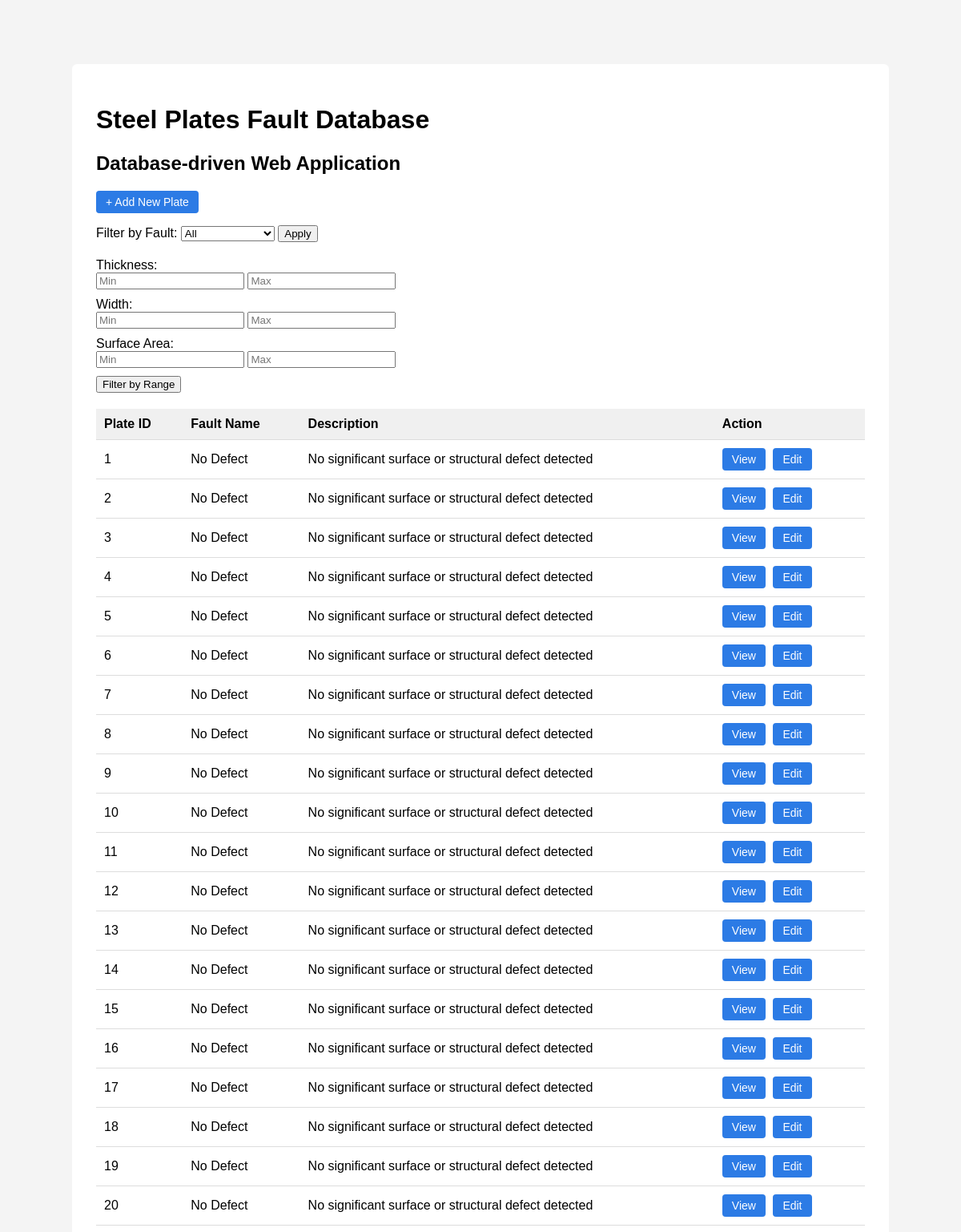
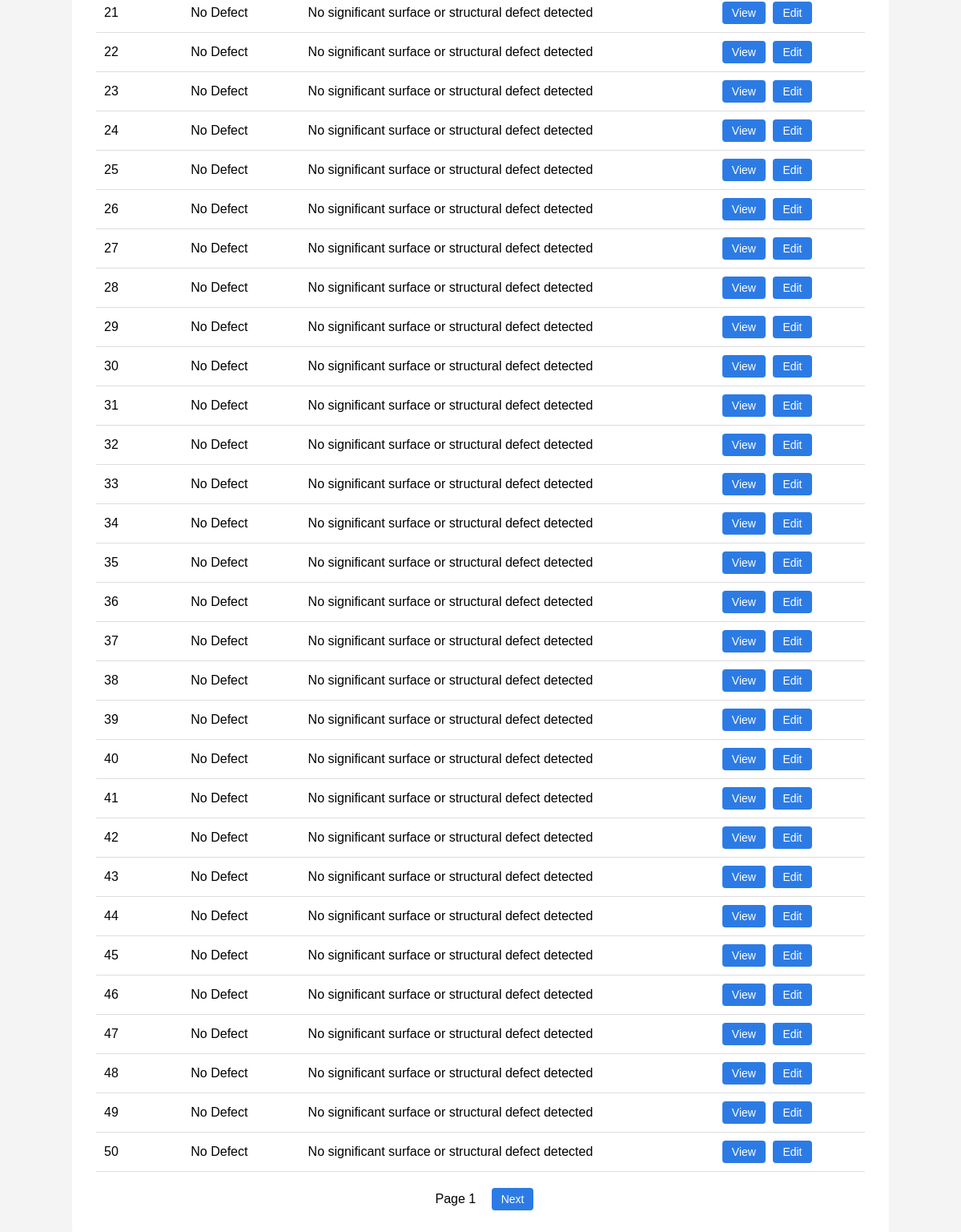
The app's page /plates with its own data (2 pictures, top to bottom).
### tables this page shows
CREATE TABLE faults (
    fault_code TEXT PRIMARY KEY,
    fault_name TEXT,
    description TEXT
);

CREATE TABLE plates_new (
    plate_id INTEGER PRIMARY KEY,
    fault_code TEXT,
    created_at TEXT DEFAULT CURRENT_TIMESTAMP
);

### app.py (the view)
@app.route("/plates")
def show_plates():
    page = request.args.get("page", default=1, type=int)
    selected_fault = request.args.get("fault", default="", type=str)
    per_page = 50
    offset = (page - 1) * per_page
    conn = get_db_connection()
    cursor = conn.cursor()
    cursor.execute("SELECT fault_code, fault_name FROM faults ORDER BY fault_code")
    faults = cursor.fetchall()
    if selected_fault:
        cursor.execute(
            """
            SELECT
                pn.plate_id,
                f.fault_name,
                f.description
            FROM plates_new pn
            JOIN faults f ON pn.fault_code = f.fault_code
            WHERE pn.fault_code = ?
            ORDER BY pn.plate_id
            LIMIT ? OFFSET ?
            """,
            (selected_fault, per_page, offset)
        )
    else:
        cursor.execute(
            """
            SELECT
                pn.plate_id,
                f.fault_name,
                f.description
            FROM plates_new pn
            JOIN faults f ON pn.fault_code = f.fault_code
            ORDER BY pn.plate_id
            LIMIT ? OFFSET ?
            """,
            (per_page, offset)
        )
    rows = cursor.fetchall()
    conn.close()
    return render_template(
        "plates.html",
        rows=rows,
        faults=faults,
        selected_fault=selected_fault,
        page=page
    )

### app.py (called while the page is built)
def get_db_connection():
    conn = sqlite3.connect("app.db")
    conn.row_factory = sqlite3.Row
    return conn

### templates/plates.html (shortened to what this page needs)
<!DOCTYPE html>
<html>
<head>
</head>
<body>
<div class="container">
    <h1>Steel Plates Fault Database</h1>
    <h2>Database-driven Web Application</h2>
    <div class="top-link">
        <a class="button" href="/add">+ Add New Plate</a>
    </div>
    <form method="get" action="/plates">
        <label for="fault">Filter by Fault:</label>
        <select name="fault" id="fault">
            <option value="">All</option>
        </select>
        <button type="submit">Apply</button>
    </form>
    <form method="get" action="/plates/filter" style="margin-top:20px;">
        <div style="margin-bottom:10px;">
            <label>Thickness:</label><br>
            <input type="number" step="0.01" name="min_th" placeholder="Min">
            <input type="number" step="0.01" name="max_th" placeholder="Max">
        </div>
        <div style="margin-bottom:10px;">
            <label>Width:</label><br>
            <input type="number" step="0.01" name="min_w" placeholder="Min">
            <input type="number" step="0.01" name="max_w" placeholder="Max">
        </div>
        <div style="margin-bottom:10px;">
            <label>Surface Area:</label><br>
            <input type="number" step="0.01" name="min_sa" placeholder="Min">
            <input type="number" step="0.01" name="max_sa" placeholder="Max">
        </div>
        <button type="submit">Filter by Range</button>
    </form>
    <table>
        <tr>
            <th>Plate ID</th>
            <th>Fault Name</th>
            <th>Description</th>
            <th>Action</th>
        </tr>
        {% for row in rows %}
        <tr>
            <td>{{ row["plate_id"] }}</td>
            <td>{{ row["fault_name"] }}</td>
            <td>{{ row["description"] }}</td>
            <td>
                <a class="button" href="/plates/{{ row['plate_id'] }}">View</a>
                <a class="button" href="/edit/{{ row['plate_id'] }}">Edit</a>
            </td>
        </tr>
        {% endfor %}
    </table>
    <div style="margin-top:20px; text-align:center;">
        <span style="margin: 0 15px;">Page {{ page }}</span>
        {% if rows|length == 50 %}
            <a class="button"
               href="/plates?page={{ page + 1 }}{% if selected_fault %}&fault={{ selected_fault }}{% endif %}">
               Next
            </a>
        {% endif %}
    </div>
</div>
</body>
</html>

### templates/plates.html (style rules this page uses)
body { font-family: Arial, sans-serif; background-color: #f4f4f4; margin: 0; padding: 0; }
.container { width: 80%; margin: 80px auto; background: white; padding: 30px; border-radius: 6px; }
table { width: 100%; border-collapse: collapse; margin-top: 20px; }
th, td { padding: 10px; border-bottom: 1px solid #ddd; text-align: left; }
th { background-color: #f0f0f0; }
a.button { display: inline-block; padding: 6px 12px; background: #2c7be5; color: white; text-decoration: none; border-radius: 4px; font-size: 14px; margin-right: 5px; }
.top-link { margin-bottom: 15px; }

### records on screen
faults: plate_id "1", fault_name "No Defect", description "No significant surface or structural defect detected", plate_id "2", plate_id "3", plate_id "4", plate_id "5", plate_id "6", plate_id "7", plate_id "8", plate_id "9", plate_id "10", plate_id "11", plate_id "12", plate_id "13", plate_id "14", plate_id "15", plate_id "16", plate_id "17", plate_id "18", plate_id "19", plate_id "20", plate_id "21", plate_id "22", plate_id "23", plate_id "24", plate_id "25", plate_id "26", plate_id "27", plate_id "28", plate_id "29", plate_id "30", plate_id "31", plate_id "32", plate_id "33", plate_id "34", plate_id "35", plate_id "36", plate_id "37", plate_id "38", plate_id "39", plate_id "40", plate_id "41", plate_id "42", plate_id "43", plate_id "44", plate_id "45", plate_id "46", plate_id "47", plate_id "48", plate_id "49", plate_id "50"

### other values on screen
{{ page }} "1"
